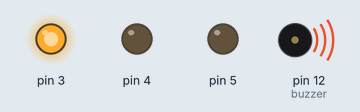
A sketch run on a simulated Arduino Uno, built with avr-gcc and run on an emulated ATmega328P. Parts: output pins drawn as LEDs (lit = HIGH), buzzer (waves = sounding).

Above: at 0.22 s.
At 5.5 s:
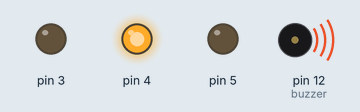
At 8.2 s:
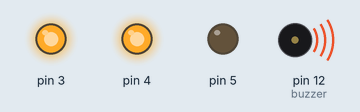
At 18.1 s:
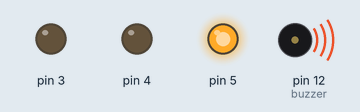
At 24.6 s:
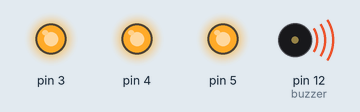
At 38.1 s:
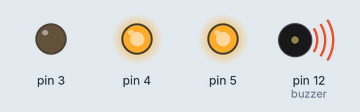
Timing chart, 0 to 40.0 s (numbered marks = the images above):
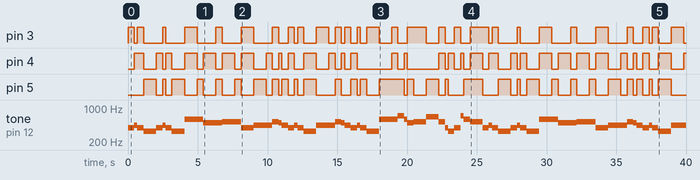

Measured:
- by itself, pin 3: LOW → HIGH at 0.00 s, → LOW 0.45 s later, → HIGH 0.23 s later, → LOW 0.45 s later, … (56 changes in this stretch)
- by itself, pin 4: LOW → HIGH at 0.45 s, → LOW 0.68 s later, → HIGH 0.90 s later, → LOW 0.45 s later, … (63 changes in this stretch)
- by itself, pin 5: LOW → HIGH at 1.1 s, → LOW 0.90 s later, → HIGH 0.45 s later, → LOW 0.23 s later, … (60 changes in this stretch)
- by itself, tone on pin 12 (buzzer): plays 392 Hz for 0.45 s, 440 Hz for 0.23 s, 392 Hz for 0.45 s, 330 Hz for 0.90 s, 392 Hz for 0.45 s, 440 Hz for 0.23 s … (62 notes in this stretch)

The sketch:

proyecto2.ino
```cpp
//Definomos las notas que utilizaremos
#define sol  392
#define la 440
#define mi 330
#define re 587
#define si 493
#define la 440
#define do 523
#define fa 698
#define mi1 659
int i = 0, a = 0;
int b=900, d=450, e=225;
int tempo[] = {
  d, e, d, b, d, e, d, b, b, d,
  b, d, b, d, b, b, d, d, e, d, d,
  e, d, b, b, d, d, e, d, d, e, d,
  b, b, d, d, e, d, b, b, d, e, d,
  d, e, d, b};
int melodia[] = {
  sol, la, sol, mi, sol, la, sol, mi, re, re,
   si, si, do, do, sol, la, la, do, si, la, sol,
   la, sol, mi, la, la, do, si, la, sol, la, sol,
   mi, re, re, fa, re, si, do, mi1, do, sol, mi,
   sol, fa, re, do};
int buzzer = 12;
int estado1[] = {1,0,1,0,0,1,0,0,1,0,0,1,0,0,1,0,0,1,0,0,1,0,1,0,1,0,1,0,1,0,1,0,1,0,1,0,0,1,1,0,1,0,0,1,0,0,1};
int estado2[] = {0,1,1,0,1,0,1,0,1,0,1,0,1,0,1,0,1,0,1,0,1,0,0,1,0,1,0,1,0,1,0,0,0,0,1,0,1,0,0,0,1,0,1,0,1,0,1};
int estado3[] = {0,0,0,1,0,1,0,1,0,1,0,1,0,1,0,1,0,1,0,1,0,1,0,1,0,0,1,0,0,1,0,1,0,1,1,1,0,1,0,1,0,1,0,0,0,1,1};
void setup(){
  pinMode(buzzer, OUTPUT);
  pinMode(3, OUTPUT);
  pinMode(4, OUTPUT);
  pinMode(5, OUTPUT);
}
void loop(){
for(i=0; i<47;i++){
  tone(buzzer, melodia[i]);
  digitalWrite(3, estado1[i]);
  digitalWrite(4, estado2[i]);
  digitalWrite(5, estado3[i]);
  delay(tempo[i]);
  noTone(buzzer);
}}

 
```
